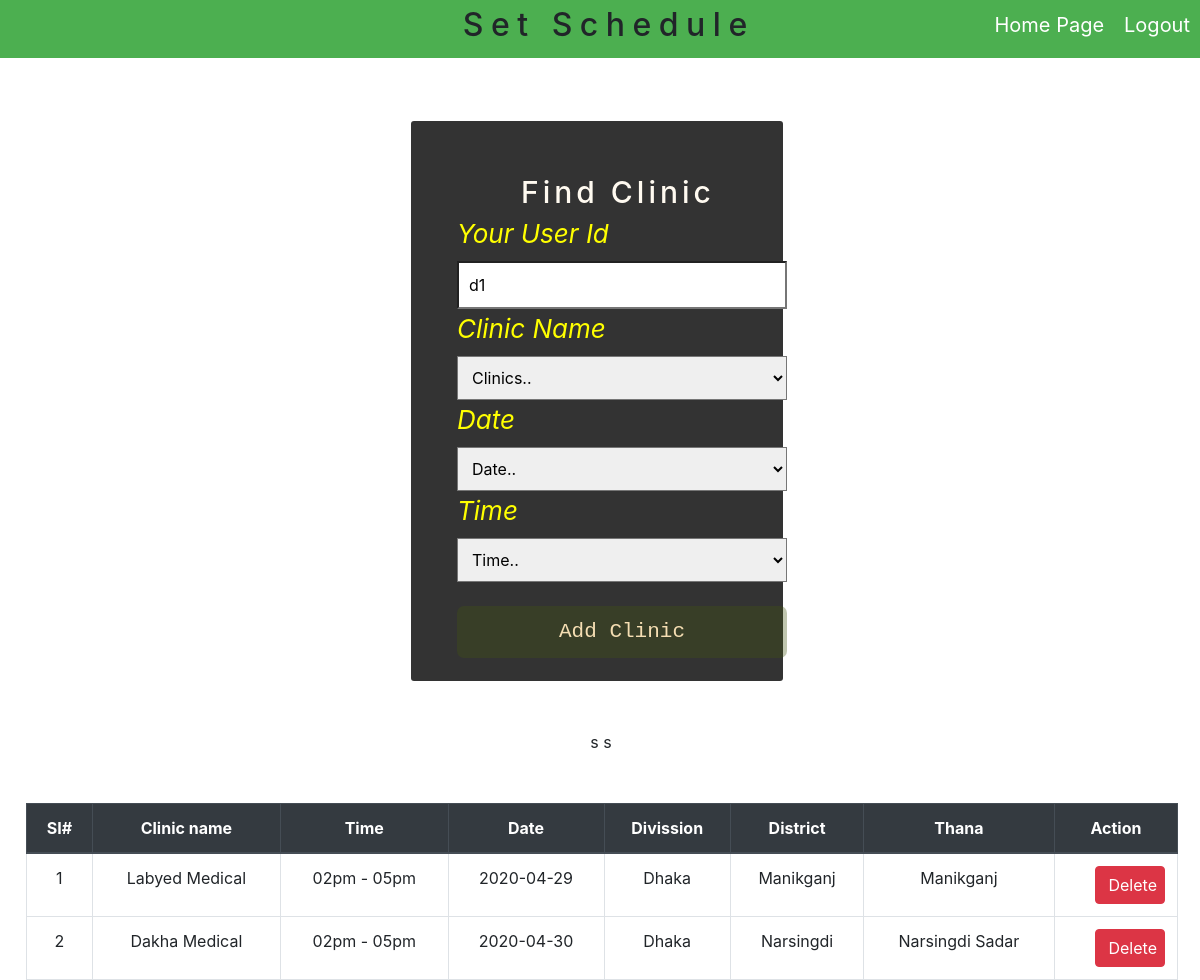
The page /view/DoctorSetSchedule.php (signed in) on the database its author committed.
### tables this page shows
CREATE TABLE `doctorsetschedule` (
  `id` int(100) NOT NULL,
  `did` varchar(100) NOT NULL,
  `dname` varchar(100) NOT NULL,
  `cid` varchar(100) NOT NULL,
  `cname` varchar(100) NOT NULL,
  `time` varchar(100) NOT NULL,
  `date` varchar(100) NOT NULL,
  `divission` varchar(100) NOT NULL,
  `district` varchar(100) NOT NULL,
  `thana` varchar(100) NOT NULL
);

### model/db_connect.php (called while the page is built, shortened)
<?php
	$servername="localhost";
	$username="root";
	$password="";
	$databasename="online_clinic";
	function getdata ($query)
	{
		global $servername;
		global $username;
		global $password;
		global $databasename;
		$data=array();
		$conn=mysqli_connect($servername,$username,$password,$databasename);
		$result=mysqli_query($conn,$query);
		if (mysqli_num_rows($result)>0) {
			while ($rows=mysqli_fetch_assoc($result)) {
				$entity=array();
				foreach ($rows as $key => $value) {
					$entity[$key]=$rows[$key];
				}
				$data[]=$entity;
			}
		}
		return $data;
	}
?>

### control/DoctorsControls.php (called while the page is built, shortened)
<?php
	include '../model/db_connect.php';
function schedule($did)
{
	$query="SELECT * FROM doctorsetschedule WHERE did='$did'";
	$results=getdata($query);
	return $results;
}
?>

### view/DoctorSetSchedule.php (the view, shortened to what this page needs)
<?php
	include 'CSS/bootstrap.php';
	include '../control/DoctorsControls.php';
	$id=0;
	$schedules=schedule($_SESSION['did']);
?>
<html>
	<head>
		<link rel="stylesheet"type="text/css"href="CSS/doctorcss.css">
		<link rel="stylesheet"type="text/css"href="CSS/setschedule.css">
	</head>
	<body>
		<button class="button"onclick="window.location='../control/LogoutControl.php'">Logout</button>
		<button type="button"name="home"class="button"onclick="window.location='DoctorHomePage.php'">Home Page</button>
		<div class="div1">
			<h2>Set Schedule</h2>
		</div>
		<div class="div2">
			<h3>Find Clinic</h3>
			<form method="post" action="">
				<div class="div3">
					<label>Your User Id</label><br>
					<input type="text" class="field" name="uid" value="<?php echo $_SESSION['did']; ?>"readonly><br>
					<label>Clinic Name</label><br>
					<select class="field" name="cname" id="cname" onchange="cname1()" required>
						<option selected disabled value=" ">Clinics..</option>
					</select><br>
					<label>Date</label><br>
					<select class="field"name="date" id="date" onchange="date1()" required>
						<option selected disabled value=" ">Date..</option>
					</select><br>
					<label>Time</label><br>
					<select class="field"name="time" id="time" required>
						<option selected disabled value=" ">Time..</option>
					</select><br><br>
					<button name="slot1"class="submit" onclick=location.href='../control/DoctorsControls.php'>Add Clinic</button>
				</div>
			</form>
		</div>
		<div class="table">
		<table class="table table-hover table-bordered ">
			<thead>
			    <tr class="thead-dark">
					<th scope="col">SI#</th>
					<th scope="col">Clinic name</th>
					<th scope="col">Time</th>
					<th scope="col">Date</th>
					<th scope="col">Divission</th>
					<th scope="col">District</th>
					<th scope="col">Thana</th>
					<th scope="col">Action</th>
			    </tr>
			</thead>
			  	<tbody>
			  		<?php foreach ($schedules as $value) {$id++;?>
			  			<tr>
			  				<td><?php echo $id ?></td>
			  				<td><?php echo $value['cname']?></td>
			  				<td><?php echo $value['time']?></td>
			  				<td><?php echo $value['date']?></td>
			  				<td><?php echo $value['divission']?></td>
			  				<td><?php echo $value['district']?></td>
			  				<td><?php echo $value['thana']?></td>s
			  				<td>
								<a href="../control/DoctorsControls.php?schedule=<?php echo $value['id'] ?>" class="btn btn-danger float-right"style="width: 70px" onclick="return confirm ('Are you sure to delete?');">Delete</a>
							</td>
						</tr>
			  		<?php } ?>
			  	</tbody>
			</table>
		</div>
	</body>
</html>

### view/CSS/doctorcss.css (style rules this page uses)
* { margin:0px; padding:0px; }
.div1 { background-color: #4CAF50; padding: 6px; text-align:center; }
h2 { letter-spacing: 7.5px; font-family: inherit; font-size: 32px; margin-left: 227px; }
.button { float: right; padding: 10px; background-color: #4CAF50; border: none; cursor: pointer; color: white; font-family: inherit; font-size: 20px; }
.table { width: 98%; margin: 49px 0px 0px 13px; text-align: center; }

### view/CSS/setschedule.css (style rules this page uses)
* { margin:0px; padding:0px; }
.div2 { background-color: #333; height: 560px; width: 31%; margin: 63px 0px 0px 411px; border-radius: 3px; }
h3 { padding-left: 110px; font-size: 30px; font-family: inherit; letter-spacing: 4px; color: floralwhite; padding-top: 53px; }
.div3 { height: 200px; width: 332px; padding: 39px; margin: -43px 0px 0px 7px; }
label { font-family: inherit; font-size: 26px; font-style: italic; color: yellow; }
.field { padding: 10px; width: 330px; border-radius: unset; }
.submit { padding: 10px; width: 330px; font-family: monospace; font-size: 21px; cursor: pointer; background-color: #4515; border: none; border-radius: 7px; color: wheat; }

### rows shown on the page
doctorsetschedule: cname "Labyed Medical", time "02pm - 05pm", date "2020-04-29", divission "Dhaka", district "Manikganj", thana "Manikganj"
doctorsetschedule: cname "Dakha Medical", time "02pm - 05pm", date "2020-04-30", divission "Dhaka", district "Narsingdi", thana "Narsingdi Sadar"
